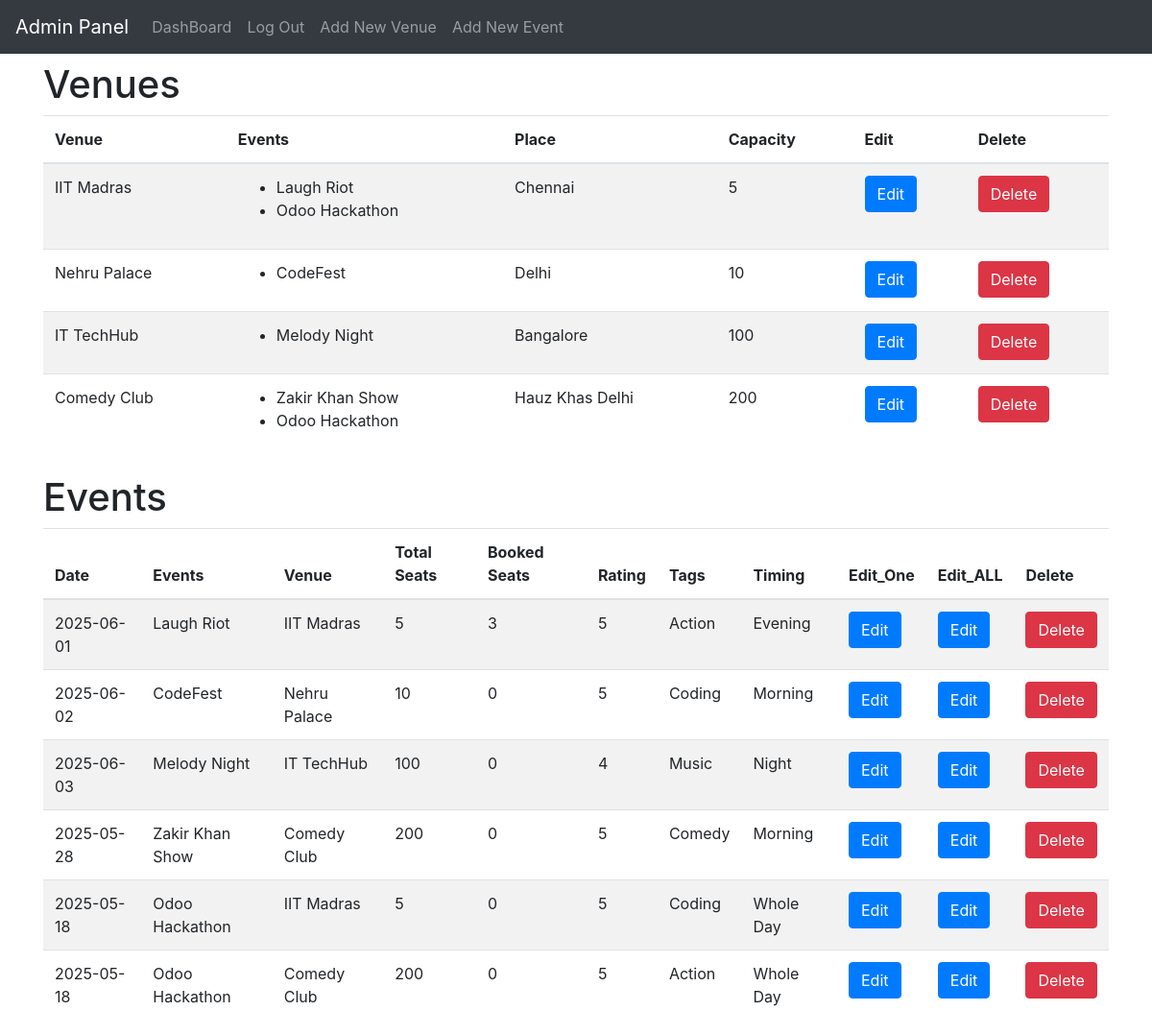
Page /admin (signed in) on the earlier database version.
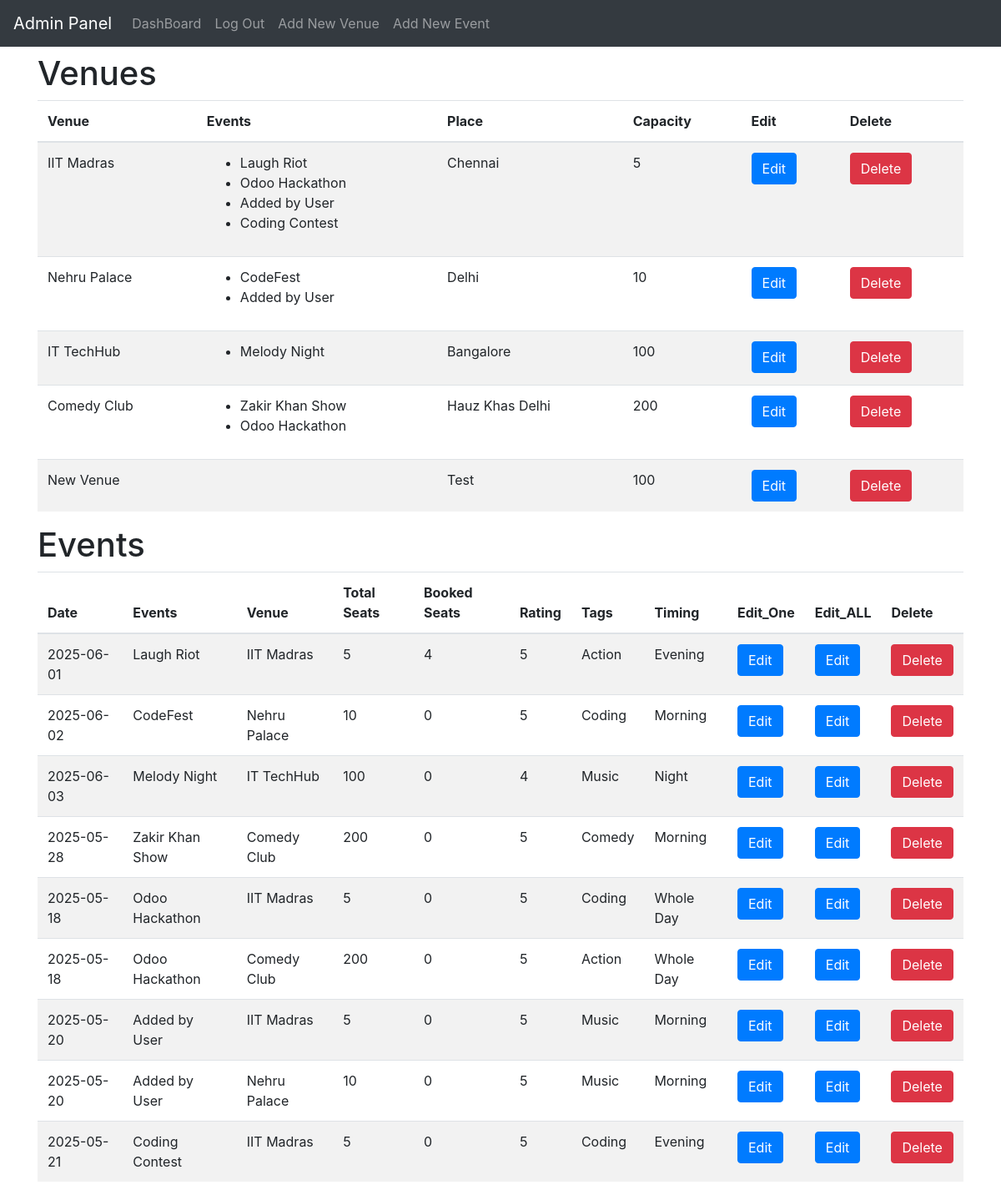
Same page on the later database version.
### app.py (models this page shows)
class Venue(db.Model):
    id = db.Column(db.Integer, primary_key=True)
    name = db.Column(db.String(100), nullable=False)
    place = db.Column(db.String(100), nullable=False)
    capacity = db.Column(db.Integer, nullable=False)
    events = db.relationship('Event', backref='venue',
                             lazy=True, cascade='delete')

class Event(db.Model):
    id = db.Column(db.Integer, primary_key=True)
    date = db.Column(db.String(100), nullable=False)
    name = db.Column(db.String(100), nullable=False)
    rating = db.Column(db.Integer, nullable=False)
    tags = db.Column(db.String(20), nullable=False)
    timing = db.Column(db.String(50), nullable=False)
    price = db.Column(db.Integer, default=200)
    venue_id = db.Column(db.Integer, db.ForeignKey('venue.id'), nullable=False)

### app.py (the view)
@app.route('/admin')
def admin():
    venues = Venue.query.all()
    events = Event.query.all()
    if session.get('logged_in'):
        return render_template('admin.html', venues=venues, events=events, get_total_booked_tickets=get_total_booked_tickets)
    else:
        return redirect(url_for('admin_login', error='Login first to access the account'))

### app.py (called while the page is built)
@login_manager.user_loader
def load_user(id):
    return User.query.get(int(id))

def get_total_booked_tickets(venueid, date, event):
    total_quantity = db.session.query(func.sum(Booking.quantity)).join(Event).filter(
        Event.venue_id == venueid, Event.date == date, Event.name == event).scalar()
    return total_quantity or 0

### templates/admin.html (shortened to what this page needs)
<!DOCTYPE html>
<html>
  <head>
    <link
      rel="stylesheet"
      href="https://maxcdn.bootstrapcdn.com/bootstrap/4.5.2/css/bootstrap.min.css"
    />
  </head>
  <body>
    <nav class="navbar navbar-expand-md navbar-dark bg-dark">
      <a class="navbar-brand" href="#">Admin Panel</a>
      <div class="collapse navbar-collapse" id="navbarNav">
        <ul class="navbar-nav">
          <li class="nav-item">
            <a class="nav-link" href="{{ url_for('admin') }}">DashBoard</a>
          </li>
          <li class="nav-item">
            <a class="nav-link" href="{{ url_for('logout') }}">Log Out</a>
          </li>
          <li class="nav-item">
            <a class="nav-link" href="{{ url_for('add_venue') }}"
              >Add New Venue</a
            >
          </li>
          <li class="nav-item">
            <a class="nav-link" href="{{ url_for('add_event') }}"
              >Add New Event</a
            >
          </li>
        </ul>
      </div>
    </nav>
    <div class="container mt-2">
      <h1>Venues</h1>
      <table class="table table-striped">
        <thead>
          <tr>
            <th>Venue</th>
            <th>Events</th>
            <th>Place</th>
            <th>Capacity</th>
            <th>Edit</th>
            <th>Delete</th>
          </tr>
        </thead>
        <tbody>
          {% for venue in venues %}
          <tr>
            <td>{{ venue.name }}</td>
            <td>
              <ul>
                {% for event in venue.events %}
                <li>{{ event.name }}</li>
                {% endfor %}
              </ul>
            </td>
            <td>{{ venue.place }}</td>
            <td>{{ venue.capacity }}</td>
            <td>
              <a
                class="btn btn-primary"
                href="{{ url_for('edit_venue', id=venue.id) }}"
                >Edit</a
              >
            </td>
            <td>
              <form
                action="{{ url_for('delete_venue', id=venue.id) }}"
                method="post"
              >
                <input class="btn btn-danger" type="submit" value="Delete" />
              </form>
            </td>
          </tr>
          {% endfor %}
        </tbody>
      </table>
      <h1>Events</h1>
      <table class="table table-striped">
        <thead>
          <tr>
            <th>Date</th>
            <th>Events</th>
            <th>Venue</th>
            <th>Total Seats</th>
            <th>Booked Seats</th>
            <th>Rating</th>
            <th>Tags</th>
            <th>Timing</th>
            <th>Edit_One</th>
            <th>Edit_ALL</th>
            <th>Delete</th>
          </tr>
        </thead>
        <tbody>
          {% for event in events %}
          <tr>
            <td>{{ event.date }}</td>
            <td>{{ event.name }}</td>
            <td>{{ event.venue.name }}</td>
            <td>{{ event.venue.capacity }}</td>
            <td>
              {{ get_total_booked_tickets(event.venue_id, event.date,
              event.name)}}
            </td>
            <td>{{ event.rating }}</td>
            <td>{{ event.tags }}</td>
            <td>{{ event.timing }}</td>
            <td>
              <a
                class="btn btn-primary"
                href="{{ url_for('edit_event', id=event.id) }}"
                >Edit</a
              >
            </td>
            <td>
              <a
                class="btn btn-primary"
                href="{{ url_for('edit_event_ratingtags', id=event.id) }}"
                >Edit</a
              >
            </td>
            <td>
              <form
                action="{{ url_for('delete_event', id=event.id) }}"
                method="post"
              >
                <input class="btn btn-danger" type="submit" value="Delete" />
              </form>
            </td>
          </tr>
          {% endfor %}
        </tbody>
      </table>
    </div>
  </body>
</html>

Differences in the rows shown:
computed for Event "Laugh Riot": date+name "3" → "4"
added Event: name "Added by User", date "2025-05-20", venue.name "IIT Madras", venue.capacity "5", date+name "0", rating "5", tags "Music", timing "Morning"
added Event: name "Coding Contest", date "2025-05-21", venue.name "IIT Madras", venue.capacity "5", date+name "0", rating "5", tags "Coding", timing "Evening"
added Event: name "Added by User", date "2025-05-20", venue.name "Nehru Palace", venue.capacity "10", date+name "0", rating "5", tags "Music", timing "Morning"
added Venue: name "New Venue", place "Test", capacity "100"
